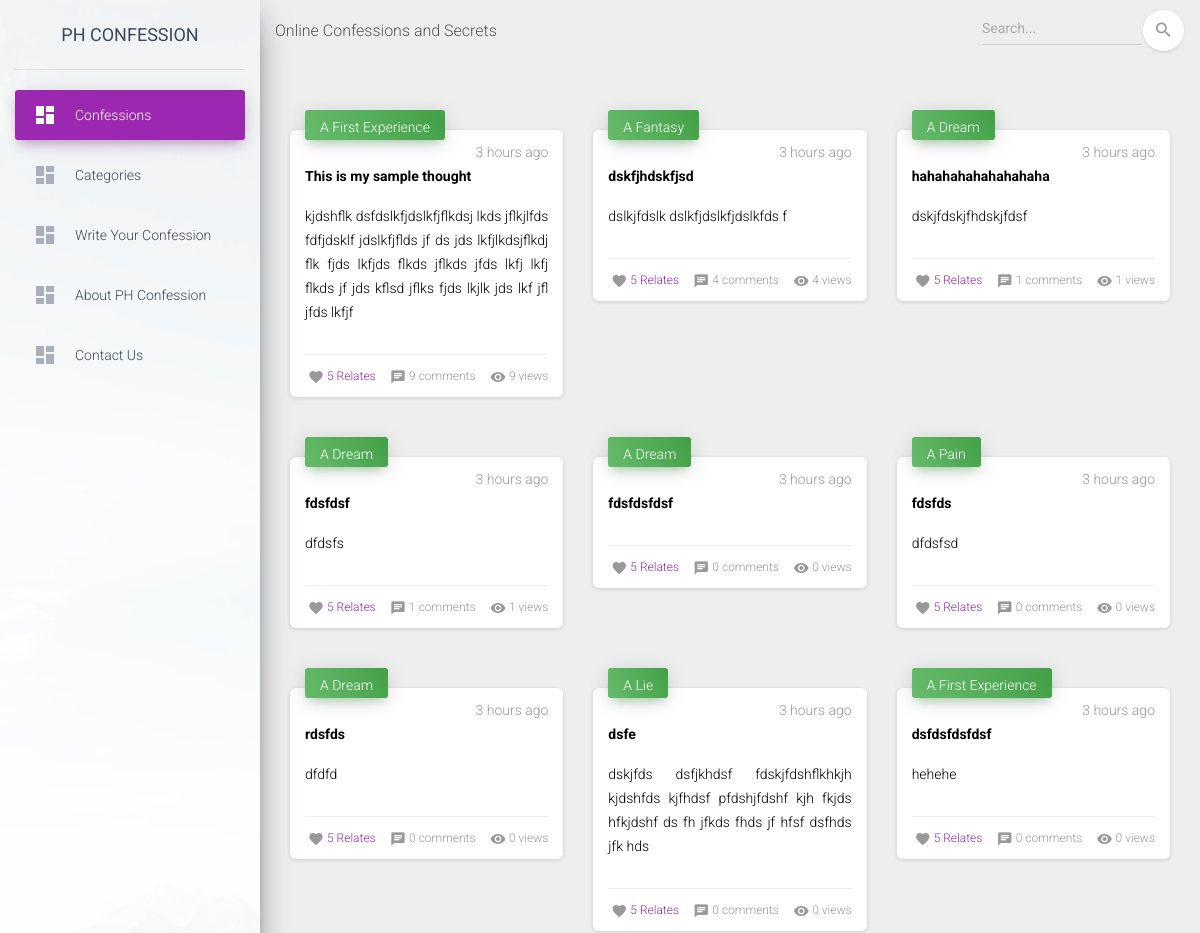
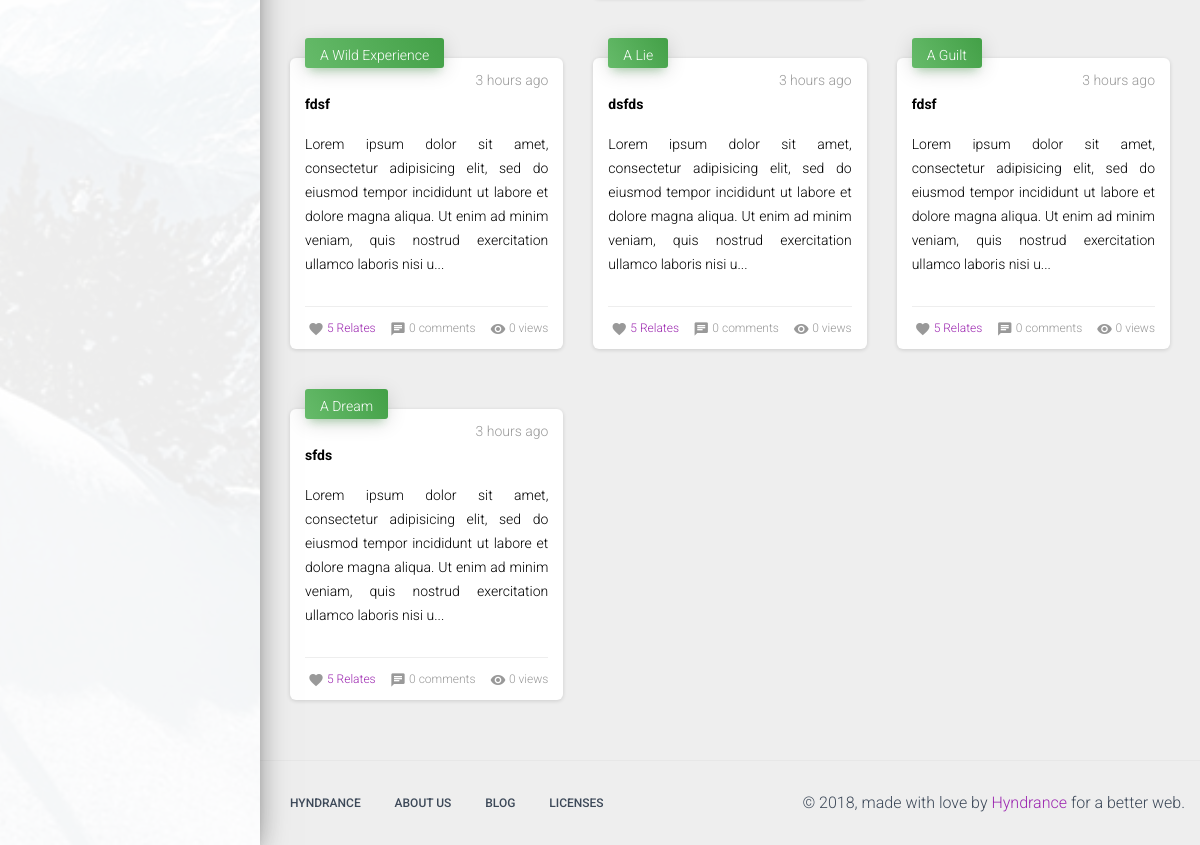
The page / on the database its author committed (2 pictures, top to bottom).
### tables this page shows
CREATE TABLE `confession` (
  `Id` int(11) NOT NULL AUTO_INCREMENT,
  `category` varchar(50) DEFAULT NULL,
  `title` varchar(100) DEFAULT NULL,
  `message` text,
  `datetime` datetime DEFAULT NULL,
  `view` int(11) DEFAULT '0',
  PRIMARY KEY (`Id`)
);

### index.php (called while the page is built, shortened)
<?php
include_once("config/Models.php");
$view = (isset($_GET['view']) && $_GET['view'] != '') ? $_GET['view'] : '';
switch ($view) {
	default :
		$template	= 'include/template.php';
}
require_once $template;
?>

### config/Models.php (called while the page is built, shortened)
<?php
include "CRUD.php";
function confession() {
	$crud = new CRUD;
	$crud->table = "confession";
	return $crud;
}
?>

### config/CRUD.php (called while the page is built, shortened)
<?php
class CRUD {
	var $table;
	function list($query=""){
		$query = $query ? "where " . $query: "";
		$db = Database::connect();
		$pdo = $db->prepare("select * from $this->table $query");
		$pdo->execute();
		$result = $pdo->fetchAll(PDO::FETCH_OBJ);
		return $result;
	}
}
?>

### pages/home.php (the view)
<?php
  $c = (isset($_GET['c']) && $_GET['c'] != '') ? 'and category="' . $_GET['c'] .'"' : '';
?>
<?php foreach(confession()->list("Id!=0 $c order by Id desc") as $row) {
  $limtMessage = strlen($row->message) > 200 ? substr($row->message,0,200)."..." : $row->message;
?>
  <div class="col-lg-4 col-md-6 col-sm-6">
      <div class="card card-stats">
          <div class="card-header card-header-success card-header-icon"
              onclick="location.href='process.php?action=view&id=<?=$row->Id;?>'">
              <div class="card-icon" style="height:10px">
                  <div style="margin-top:-10px;"><?=$row->category;?></div>
              </div>
              <p class="card-category">3 hours ago</p>
              <p style="color:black;text-align:justify;font-weight:bold;"><?=$row->title;?></p>
              <p style="color:black;text-align:justify">
                  <?=$limtMessage;?>
              </p>
          </div>
          <div class="card-footer">
              <div class="stats">
                  <i class="material-icons">favorite</i>
                  <a href="#"> 5 Relates</a>
              </div>
              <div class="stats">
                  <i class="material-icons">chat</i>
                  <?=$row->view;?> comments
              </div>
              <div class="stats">
                  <i class="material-icons">visibility</i>
                  <?=$row->view;?> views
              </div>
          </div>
      </div>
  </div>
<?php } ?>

### include/template.php (shortened to what this page needs)
<!DOCTYPE html>
<html lang="en">
<head>
    <link rel="stylesheet" href="https://maxcdn.bootstrapcdn.com/font-awesome/latest/css/font-awesome.min.css" />
    <link rel="stylesheet" href="include/templates/assets/css/material-dashboard.css?v=2.0.0">
    <link href="include/templates/assets/assets-for-demo/demo.css" rel="stylesheet" />
</head>
<body class="">
    <div class="wrapper">
        <div class="sidebar" data-color="purple" data-background-color="white" data-image="include/templates/assets/img/sidebar-1.jpg">
            <div class="logo">
                <a href="index.php" class="simple-text logo-normal">
                    PH Confession
                </a>
            </div>
            <div class="sidebar-wrapper">
                <ul class="nav">
                    <li class="nav-item active ">
                        <a class="nav-link" href="index.php">
                            <i class="material-icons">dashboard</i>
                            <p>Confessions</p>
                        </a>
                    </li>
                    <li class="nav-item">
                        <a class="nav-link" href="index.php?view=category">
                            <i class="material-icons">dashboard</i>
                            <p>Categories</p>
                        </a>
                    </li>
                    <li class="nav-item">
                        <a class="nav-link" href="index.php?view=confess">
                            <i class="material-icons">dashboard</i>
                            <p>Write your confession</p>
                        </a>
                    </li>
                    <li class="nav-item">
                        <a class="nav-link" href="index.php">
                            <i class="material-icons">dashboard</i>
                            <p>About PH Confession</p>
                        </a>
                    </li>
                    <li class="nav-item">
                        <a class="nav-link" href="index.php">
                            <i class="material-icons">dashboard</i>
                            <p>Contact Us</p>
                        </a>
                    </li>
                </ul>
            </div>
        </div>
        <div class="main-panel">
            <nav class="navbar navbar-expand-lg navbar-transparent  navbar-absolute fixed-top">
                <div class="container-fluid">
                    <div class="navbar-wrapper">
                        <a>Online Confessions and Secrets</a>
                    </div>
                    <div class="collapse navbar-collapse justify-content-end" id="navigation">
                        <form class="navbar-form">
                            <div class="input-group no-border">
                                <input type="text" value="" class="form-control" placeholder="Search...">
                                <button type="submit" class="btn btn-white btn-round btn-just-icon">
                                    <i class="material-icons">search</i>
                                    <div class="ripple-container"></div>
                                </button>
                            </div>
                        </form>
                    </div>
                </div>
            </nav>
            <div class="content">
                <div class="container-fluid">
                    <div class="row">
        <?php include $content;?>
                    </div>
                </div>
            </div>
            <footer class="footer ">
                <div class="container-fluid">
                    <nav class="pull-left">
                        <ul>
                            <li>
                                <a href="">
                                    Hyndrance
                                </a>
                            </li>
                            <li>
                                <a href="">
                                    About Us
                                </a>
                            </li>
                            <li>
                                <a href="">
                                    Blog
                                </a>
                            </li>
                            <li>
                                <a href="">
                                    Licenses
                                </a>
                            </li>
                        </ul>
                    </nav>
                    <div class="copyright pull-right">
                        &copy;
                        , made with love by
                        <a href="" target="_blank">Hyndrance</a> for a better web.
                    </div>
                </div>
            </footer>
        </div>
    </div>
</body>
</html>

### rows shown on the page
confession: category "A First Experience", title "This is my sample thought", message "kjdshflk dsfdslkfjdslkfjflkdsj lkds jflkjlfds fdfjdsklf jdslkfjflds jf ds jds lkfjlkdsjflkdj flk fjds lkfjds flkds jflkds jfds lkfj lkfj flkds jf jds kflsd jflks fjds lkjlk jds lkf jfl jfds lkfjf", view "9"
confession: category "A Fantasy", title "dskfjhdskfjsd", message "dslkjfdslk dslkfjdslkfjdslkfds f", view "4"
confession: category "A Dream", title "hahahahahahahahaha", message "dskjfdskjfhdskjfdsf", view "1"
confession: category "A Dream", title "fdsfdsf", message "dfdsfs", view "1"
confession: category "A Dream", title "fdsfdsfdsf", view "0"
confession: category "A Pain", title "fdsfds", message "dfdsfsd", view "0"
confession: category "A Dream", title "rdsfds", message "dfdfd", view "0"
confession: category "A Lie", title "dsfe", message "dskjfds dsfjkhdsf fdskjfdshflkhkjh kjdshfds kjfhdsf pfdshjfdshf kjh fkjds hfkjdshf ds fh jfkds fhds jf hfsf dsfhds jfk hds", view "0"
confession: category "A First Experience", title "dsfdsfdsfdsf", message "hehehe", view "0"
confession: category "A Wild Experience", title "fdsf", message "Lorem ipsum dolor sit amet, consectetur adipisicing elit, sed do eiusmod tempor incididunt ut labore et dolore magna aliqua. Ut enim ad minim veniam, quis nostrud exercitation ullamco laboris nisi u...", view "0"
confession: category "A Lie", title "dsfds", message "Lorem ipsum dolor sit amet, consectetur adipisicing elit, sed do eiusmod tempor incididunt ut labore et dolore magna aliqua. Ut enim ad minim veniam, quis nostrud exercitation ullamco laboris nisi u...", view "0"
confession: category "A Guilt", title "fdsf", message "Lorem ipsum dolor sit amet, consectetur adipisicing elit, sed do eiusmod tempor incididunt ut labore et dolore magna aliqua. Ut enim ad minim veniam, quis nostrud exercitation ullamco laboris nisi u...", view "0"
confession: category "A Dream", title "sfds", message "Lorem ipsum dolor sit amet, consectetur adipisicing elit, sed do eiusmod tempor incididunt ut labore et dolore magna aliqua. Ut enim ad minim veniam, quis nostrud exercitation ullamco laboris nisi u...", view "0"
